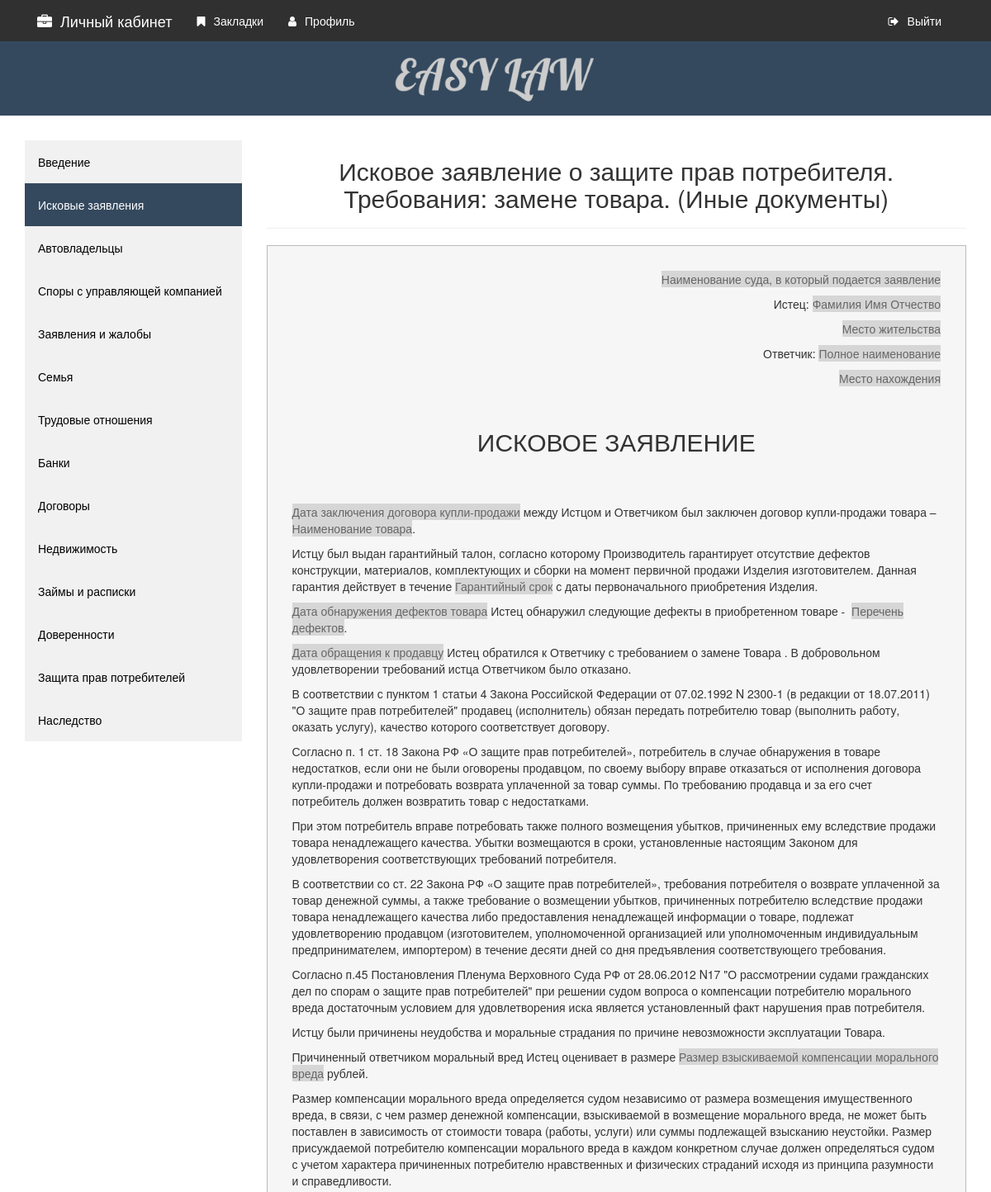
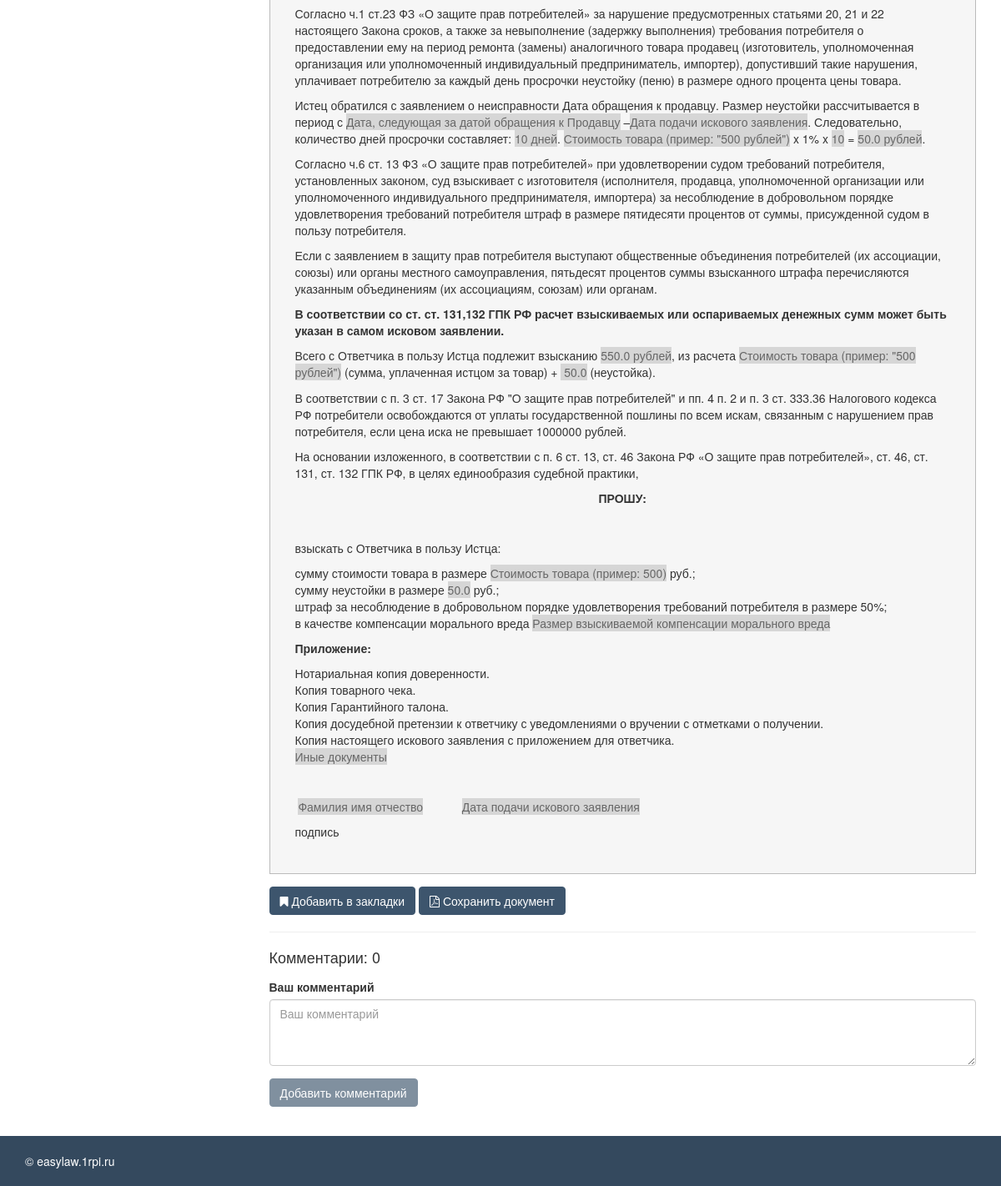
The page /cabinet/blank/2/3/ (signed in) on the database its author committed (2 pictures, top to bottom).
### cabinet/models.py (models this page shows, shortened)
class Category(models.Model):
    title = models.CharField('Название категории', max_length=200)
    description = models.TextField('Описание', null=True, blank=True)
    date_added = models.DateTimeField('Дата добавления', auto_now_add=True)
    class Meta:
        verbose_name = 'Категория'
        verbose_name_plural = 'Категории'
        ordering = ['date_added']

class Blank(models.Model):
    category = models.ForeignKey(Category, verbose_name='Категория')
    title = models.CharField('Название бланка', max_length=200)
    description = models.TextField('Описание', null=True, blank=True)
    text = models.TextField('Текст бланка', null=True, blank=True)
    date_added = models.DateTimeField('Дата добавления', auto_now_add=True)
    class Meta:
        verbose_name = 'Бланк'
        verbose_name_plural = 'Бланки'
        ordering = ['date_added']
    def __str__(self):
        return self.title

### cabinet/views.py (the view, shortened to what this page needs)
# urls.py: url('^blank/(?P<category_id>\d+)/(?P<blank_id>\d+)/$', views.blank, name='blank'),
@login_required
def blank(request, category_id, blank_id):
    try:
        blank = Blank.objects.filter(category_id=category_id, id=blank_id).get()
    except Blank.DoesNotExist:
        raise Http404
    try:
        bookmark = Bookmark.objects.filter(user=request.user, blank=blank).get()
    except Bookmark.DoesNotExist:
        bookmark = None
    form = FormDownload(initial={'title': blank, 'blank': blank.text})
    if request.method != 'POST':
        comment_form = CommentForm()
    context = {
        'title': blank,
        'blank': blank,
        'bookmark': bookmark,
        'form': form,
        'comment_form': comment_form
    }
    return render(request, 'cabinet/blank.html', context)

### cabinet/forms.py
class FormDownload(forms.Form):
    title = forms.CharField(widget=forms.HiddenInput())
    blank = forms.CharField(widget=forms.HiddenInput())

class CommentForm(forms.ModelForm):
    class Meta:
        model = Comment
        fields = ['body']
        labels = {'body': 'Ваш комментарий'}

### cabinet/context_processors.py (called while the page is built)
def nav_categories(request):
    try:
        current_url = resolve(request.path_info).url_name
    except Resolver404:
        return {}
    if current_url == 'index' or current_url == 'categories'\
        or current_url == 'category' or current_url == 'blank' \
        or current_url == 'profile' or current_url == 'account_logout'\
        or current_url == 'bookmark':
        categories = Category.objects.all()
        category_id = int(request.resolver_match.kwargs.get('category_id', 0))
        context_data = {
            'nav_categories': categories,
            'category_id': category_id
        }
        return context_data
    return {}

### cabinet/templatetags/strip.py (called while the page is built)
@register.filter(name='strip')
def strip_value(value):
    return value.strip()

### cabinet/templates/cabinet/blank.html (shortened to what this page needs)
{% extends 'cabinet/base.html' %}
{% load bootstrap3 %}
{% load static %}
{% load strip %}
{% block application %}
<div class="row">
    <div class="col col-xs-12">
        <h2 class="text-center">{{blank.title}}</h2>
        <hr>
        {% if blank.text|default_if_none:''|strip %}
        <div id="content-blank">
            {{blank.text|safe}}
        </div>
        <form id="form-blank" method="POST" action="{% url 'cabinet:download' %}">
            {% buttons %}
                {% if bookmark %}
                    <a class="btn btn-save" id="bookmark-add" href="#"><i class="fa fa-bookmark" aria-hidden="true"></i> Удалить c закладки</a>
                {% else %}
                    <a class="btn btn-save" id="bookmark-add" href="#"><i class="fa fa-bookmark" aria-hidden="true"></i> Добавить в закладки</a>
                {% endif %}
                <button type="submit" class="btn btn-save"><i class="fa fa-file-pdf-o" aria-hidden="true"></i> Сохранить документ</button>
            {% endbuttons %}
        </form>
        {% endif %}
        <hr>
        <h4>Комментарии: <span id="comment-count">{{blank.comment_set.count}}</span></h4>
        <form id="form-comment" method="POST" action="" novalidate>
            {% bootstrap_field  comment_form.body %}
            <button type="submit" class="btn btn-save" disabled="disabled">Добавить комментарий</button>
        </form>
    </div>
</div>
{% endblock %}

### templates/cabinet/base.html (shortened to what this page needs)
{% load bootstrap3 %}
{% load static %}
<!DOCTYPE html>
<html>
<head>
    {% bootstrap_css %}
    <link rel="stylesheet" href="https://maxcdn.bootstrapcdn.com/font-awesome/4.7.0/css/font-awesome.min.css">
    <link rel="stylesheet" href="{% static 'css/cabinet/style.css' %}">
</head>
<body>
<nav class="navbar navbar-default">
    <div class="container">
        <div class="container-fluid">
            <div class="navbar-header">
                <a class="navbar-brand" href="{% url 'cabinet:categories' %}"><i class="fa fa-briefcase"></i>Личный кабинет</a>
            </div>
            <div class="collapse navbar-collapse" id="bs-example-navbar-collapse-1">
                <ul class="nav navbar-nav">
                    <li><a href="{% url 'cabinet:bookmark' %}"><i class="fa fa-bookmark" aria-hidden="true"></i>Закладки</a></li>
                    <li><a href="{% url 'cabinet:profile' %}"><i class="fa fa-user" aria-hidden="true"></i>Профиль</a></li>
                </ul>
                <ul class="nav navbar-nav navbar-right">
                    <li><a href="{% url 'account_logout'%}"><i class="fa fa-sign-out" aria-hidden="true"></i>Выйти</a></li>
                </ul>
            </div>
        </div>
    </div>
</nav>
<div class="logo">
    <a href="{% url 'cabinet:categories' %}"><img src="{% static 'images/logo.png' %}" alt=""></a>
</div>
<div class="container">
    <div class="row">
        <nav class="col col-sm-3">
            <ul class="vertical-menu">
                {% for category in nav_categories %}
                    {% if category_id == category.id %}
                        <li><a class="active" href="{% url 'cabinet:category' category.id %}">{{category.title}}</a></li>
                    {% else %}
                        <li><a href="{% url 'cabinet:category' category.id %}">{{category.title}}</a></li>
                    {% endif %}
                {% endfor %}
            </ul>
        </nav>
        <div class="col col-sm-9">
            {% block application %}
            {% endblock %}
        </div>
    </div>
</div>
<footer>
    <div class="container">
        <div class="row">
            <div class="col col-xs-12">
                <p>&copy; easylaw.1rpi.ru</p>
            </div>
        </div>
    </div>
</footer>
</body>
</html>

### static/css/cabinet/style.css (style rules this page uses)
html { position: relative; min-height: 100%; }
body { margin-bottom: 80px; }
h1 { font-size: 26px; }
a { color: #3D556D; }
.btn-save { background-color: #3D556D; border-color: #3D556D;; color: #fff; }
footer { position: absolute; bottom: 0; width: 100%; height: 60px; background-color: #34495e; color: #fff; overflow: hidden; }
footer p { line-height: 60px; }
.navbar-default { background: #303030; border: medium none; border-radius: 0; margin-bottom: 0; }
.navbar-default .navbar-brand, .navbar-default .navbar-brand:hover, .navbar-default .navbar-brand:focus { color: #fff; }
.navbar-default .navbar-nav li a, .navbar-default .navbar-nav li a:hover, .navbar-default .navbar-nav li a:focus { color: #fff; }
.navbar-default i.fa { margin-right: 10px; }
div.logo { background-color: #34495E; text-align: center; margin-bottom: 30px; }
div.logo img { height: 90px; }
ul.vertical-menu { list-style-type: none; margin: 0; padding: 0; width: 100%; background-color: #f1f1f1; }
ul.vertical-menu li a { display: block; color: #000; padding: 16px; text-decoration: none; }
ul.vertical-menu li a.active { background-color: #34495E; color: white; }
span.editable { background-color: #D6D6D6; color: #666; }
#content-blank { background-color: #f6f6f6; padding: 30px; border: 1px solid #BBB; }
form { margin: 15px 0; }
#form-comment textarea { height: 80px; }

### rows shown on the page
Category: title "Введение"
Category: title "Исковые заявления"
Category: title "Автовладельцы"
Category: title "Споры с управляющей компанией"
Category: title "Заявления и жалобы"
Category: title "Семья"
Category: title "Трудовые отношения"
Category: title "Банки"
Category: title "Договоры"
Category: title "Недвижимость"
Category: title "Займы и расписки"
Category: title "Доверенности"
Category: title "Защита прав потребителей"
Category: title "Наследство"
Blank: title "Исковое заявление о защите прав потребителя. Требования: замене товара. (Иные документы)", text "Наименование суда, в который подается заявление Истец: Фамилия Имя Отчество Место жительства Ответчик: Полное наименование Место нахождения ИСКОВОЕ ЗАЯВЛЕНИЕ Дата заключения договора купли-продажи между Истцом и Ответчиком был заключен договор купли-продажи товара – Наименование товара . Истцу был выдан гарантийный талон, согласно которому Производитель гарантирует отсутствие дефектов конструкции, материалов, комплектующих и сборки на момент первичной продажи Изделия изготовителем. Данная гарантия действует в течение Гарантийный срок с даты первоначального приобретения Изделия. Дата обнаружения дефектов товара Истец обнаружил следующие дефекты в приобретенном товаре - Перечень дефектов .…", comment_set.count "0"
